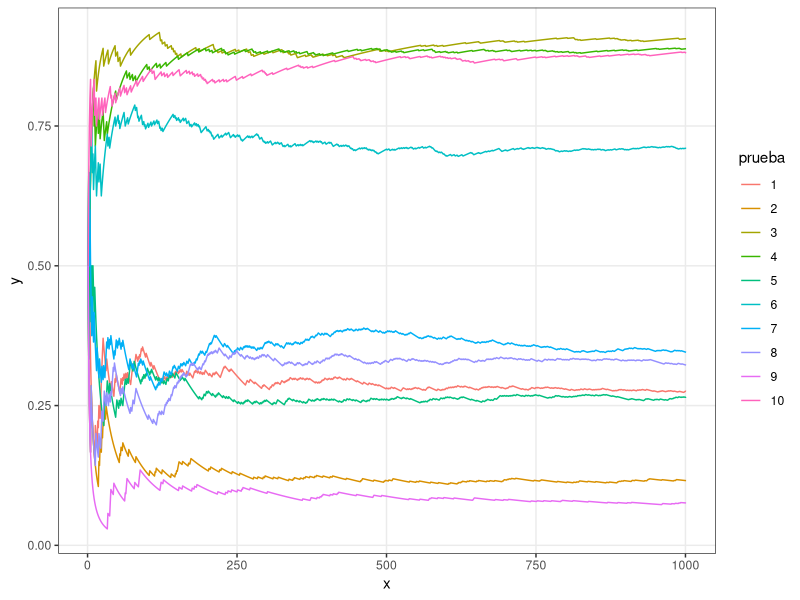

Source code (R):
## ---- chunk 1
library(ggplot2)
## ---- chunk 2
# Inicializar urna con una bola azul y otra amarilla
urna <- c("azul", "amarillo")

# Realizar 10000 pasos del proceso
for (i in seq_len(10000)) {
    # Seleccionar uno de los elementos de la urna
    muestra <- sample(urna, 1)

# Agregar otro elemento igual al extraido
    urna <- c(urna, muestra)

    # Cada 500 iteraciones imprimir la proporción de bolas azules
    if (i %% 500 == 0) {
        cat("Proporcion de bolas azules", round(mean(urna == "azul"), 4), "\n")
    }
}

# Mostrar la proporción de bolas azules
mean(urna == "azul")
## ---- chunk 3
#| fig-width: 7
#| fig-align: center

# Crear vector vacío que contendrá las proporciones de azules a medida que
# se realizan pasos del experimento.
proporciones <- numeric(0)

# Realizar 10 iteraciones independientes (utilizando 10 bolsas independientes)
for (j in 1:10) {
    urna <- c("azul", "amarillo")
    for (i in 1:1000) {
        muestra <- sample(urna, 1)
        urna <- c(urna, muestra)
    }
    # Calcular la proporción de azules conforme se avanza en el experimento
    proporcion <- cumsum(urna == "azul") / seq_along(urna)

    # Descartar el primer valor, que siempre es 0.5
    proporcion <- proporcion[2:length(proporcion)]

    # Guardar el vector producido en el vector 'proporciones'
    proporciones <- c(proporciones, proporcion)
}

# Generar un data.frame para graficar con ggplot2
# x: Los pasos del experimento
# y: Las proporciones conforme se realizan pasos del experimento
# prueba: Indica la prueba. Sirve para graficar una línea para cada prueba
datos <- data.frame(
    x = rep(seq_along(proporcion), 10),
    y = proporciones,
    prueba = as.factor(rep(1:10, each = length(proporcion)))
)

ggplot(datos) +
    geom_line(aes(x = x, y = y, color = prueba)) +
    theme_bw() +
    theme(
        panel.grid.minor = element_blank()
    )
